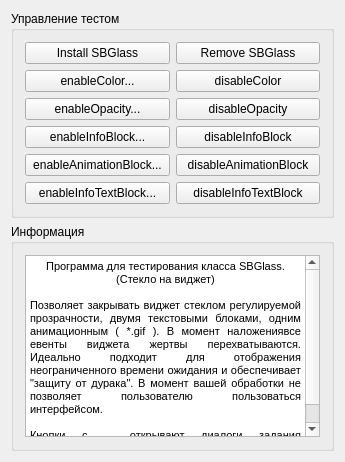
<?xml version="1.0" encoding="UTF-8"?>
<ui version="4.0">
 <class>SBControl</class>
 <widget class="QWidget" name="SBControl">
  <property name="geometry">
   <rect>
    <x>0</x>
    <y>0</y>
    <width>345</width>
    <height>462</height>
   </rect>
  </property>
  <property name="minimumSize">
   <size>
    <width>345</width>
    <height>462</height>
   </size>
  </property>
  <property name="windowTitle">
   <string>SBControl</string>
  </property>
  <layout class="QVBoxLayout" name="verticalLayout">
   <item>
    <widget class="QGroupBox" name="groupBox_2">
     <property name="title">
      <string>Управление тестом</string>
     </property>
     <layout class="QHBoxLayout" name="horizontalLayout">
      <item>
       <layout class="QGridLayout" name="gridLayout_2">
        <item row="1" column="0">
         <widget class="QPushButton" name="pushButton_control">
          <property name="text">
           <string>enableColor...</string>
          </property>
         </widget>
        </item>
        <item row="1" column="1">
         <widget class="QPushButton" name="pushButton_control_2">
          <property name="text">
           <string>disableColor</string>
          </property>
         </widget>
        </item>
        <item row="2" column="0">
         <widget class="QPushButton" name="pushButton_control_3">
          <property name="text">
           <string>enableOpacity...</string>
          </property>
         </widget>
        </item>
        <item row="2" column="1">
         <widget class="QPushButton" name="pushButton_control_4">
          <property name="text">
           <string>disableOpacity</string>
          </property>
         </widget>
        </item>
        <item row="3" column="0">
         <widget class="QPushButton" name="pushButton_control_5">
          <property name="text">
           <string>enableInfoBlock...</string>
          </property>
         </widget>
        </item>
        <item row="3" column="1">
         <widget class="QPushButton" name="pushButton_control_6">
          <property name="text">
           <string>disableInfoBlock</string>
          </property>
         </widget>
        </item>
        <item row="4" column="0">
         <widget class="QPushButton" name="pushButton_control_7">
          <property name="text">
           <string>enableAnimationBlock...</string>
          </property>
         </widget>
        </item>
        <item row="4" column="1">
         <widget class="QPushButton" name="pushButton_control_8">
          <property name="text">
           <string>disableAnimationBlock</string>
          </property>
         </widget>
        </item>
        <item row="5" column="0">
         <widget class="QPushButton" name="pushButton_control_9">
          <property name="text">
           <string>enableInfoTextBlock...</string>
          </property>
         </widget>
        </item>
        <item row="5" column="1">
         <widget class="QPushButton" name="pushButton_control_10">
          <property name="text">
           <string>disableInfoTextBlock</string>
          </property>
         </widget>
        </item>
        <item row="0" column="0">
         <widget class="QPushButton" name="pushButton_control_11">
          <property name="text">
           <string>Install SBGlass</string>
          </property>
         </widget>
        </item>
        <item row="0" column="1">
         <widget class="QPushButton" name="pushButton_control_12">
          <property name="text">
           <string>Remove SBGlass</string>
          </property>
         </widget>
        </item>
       </layout>
      </item>
     </layout>
    </widget>
   </item>
   <item>
    <widget class="QGroupBox" name="groupBox">
     <property name="title">
      <string>Информация</string>
     </property>
     <layout class="QVBoxLayout" name="verticalLayout_2">
      <item>
       <widget class="QTextEdit" name="textEdit">
        <property name="readOnly">
         <bool>true</bool>
        </property>
        <property name="html">
         <string>&lt;!DOCTYPE HTML PUBLIC &quot;-//W3C//DTD HTML 4.0//EN&quot; &quot;http://www.w3.org/TR/REC-html40/strict.dtd&quot;&gt;
&lt;html&gt;&lt;head&gt;&lt;meta name=&quot;qrichtext&quot; content=&quot;1&quot; /&gt;&lt;style type=&quot;text/css&quot;&gt;
p, li { white-space: pre-wrap; }
&lt;/style&gt;&lt;/head&gt;&lt;body style=&quot; font-family:'MS Shell Dlg 2'; font-size:8.25pt; font-weight:400; font-style:normal;&quot;&gt;
&lt;p align=&quot;center&quot; style=&quot; margin-top:0px; margin-bottom:0px; margin-left:0px; margin-right:0px; -qt-block-indent:0; text-indent:0px;&quot;&gt;&lt;span style=&quot; font-size:8pt;&quot;&gt;Программа для тестирования класса SBGlass.&lt;/span&gt;&lt;/p&gt;
&lt;p align=&quot;center&quot; style=&quot; margin-top:0px; margin-bottom:0px; margin-left:0px; margin-right:0px; -qt-block-indent:0; text-indent:0px;&quot;&gt;&lt;span style=&quot; font-size:8pt;&quot;&gt;(Стекло на виджет)&lt;/span&gt;&lt;/p&gt;
&lt;p align=&quot;center&quot; style=&quot;-qt-paragraph-type:empty; margin-top:0px; margin-bottom:0px; margin-left:0px; margin-right:0px; -qt-block-indent:0; text-indent:0px; font-size:8pt;&quot;&gt;&lt;/p&gt;
&lt;p align=&quot;justify&quot; style=&quot; margin-top:0px; margin-bottom:0px; margin-left:0px; margin-right:0px; -qt-block-indent:0; text-indent:0px;&quot;&gt;&lt;span style=&quot; font-size:8pt;&quot;&gt;Позволяет закрывать виджет стеклом регулируемой прозрачности, двумя текстовыми блоками, одним анимационным ( *.gif ). В момент наложениявсе евенты виджета жертвы перехватываются. Идеально подходит для отображения неограниченного времени ожидания и обеспечивает &amp;quot;защиту от дурака&amp;quot;. В момент вашей обработки не позволяет пользователю пользоваться интерфейсом.&lt;/span&gt;&lt;/p&gt;
&lt;p align=&quot;justify&quot; style=&quot;-qt-paragraph-type:empty; margin-top:0px; margin-bottom:0px; margin-left:0px; margin-right:0px; -qt-block-indent:0; text-indent:0px; font-size:8pt;&quot;&gt;&lt;/p&gt;
&lt;p align=&quot;justify&quot; style=&quot; margin-top:0px; margin-bottom:0px; margin-left:0px; margin-right:0px; -qt-block-indent:0; text-indent:0px;&quot;&gt;&lt;span style=&quot; font-size:8pt;&quot;&gt;Кнопки с ... открывают диалоги задания необходимых данных для использования функций.&lt;/span&gt;&lt;/p&gt;&lt;/body&gt;&lt;/html&gt;</string>
        </property>
       </widget>
      </item>
      <item>
       <spacer name="verticalSpacer">
        <property name="orientation">
         <enum>Qt::Vertical</enum>
        </property>
        <property name="sizeHint" stdset="0">
         <size>
          <width>0</width>
          <height>0</height>
         </size>
        </property>
       </spacer>
      </item>
     </layout>
    </widget>
   </item>
  </layout>
 </widget>
 <layoutdefault spacing="6" margin="11"/>
 <resources/>
 <connections/>
</ui>
